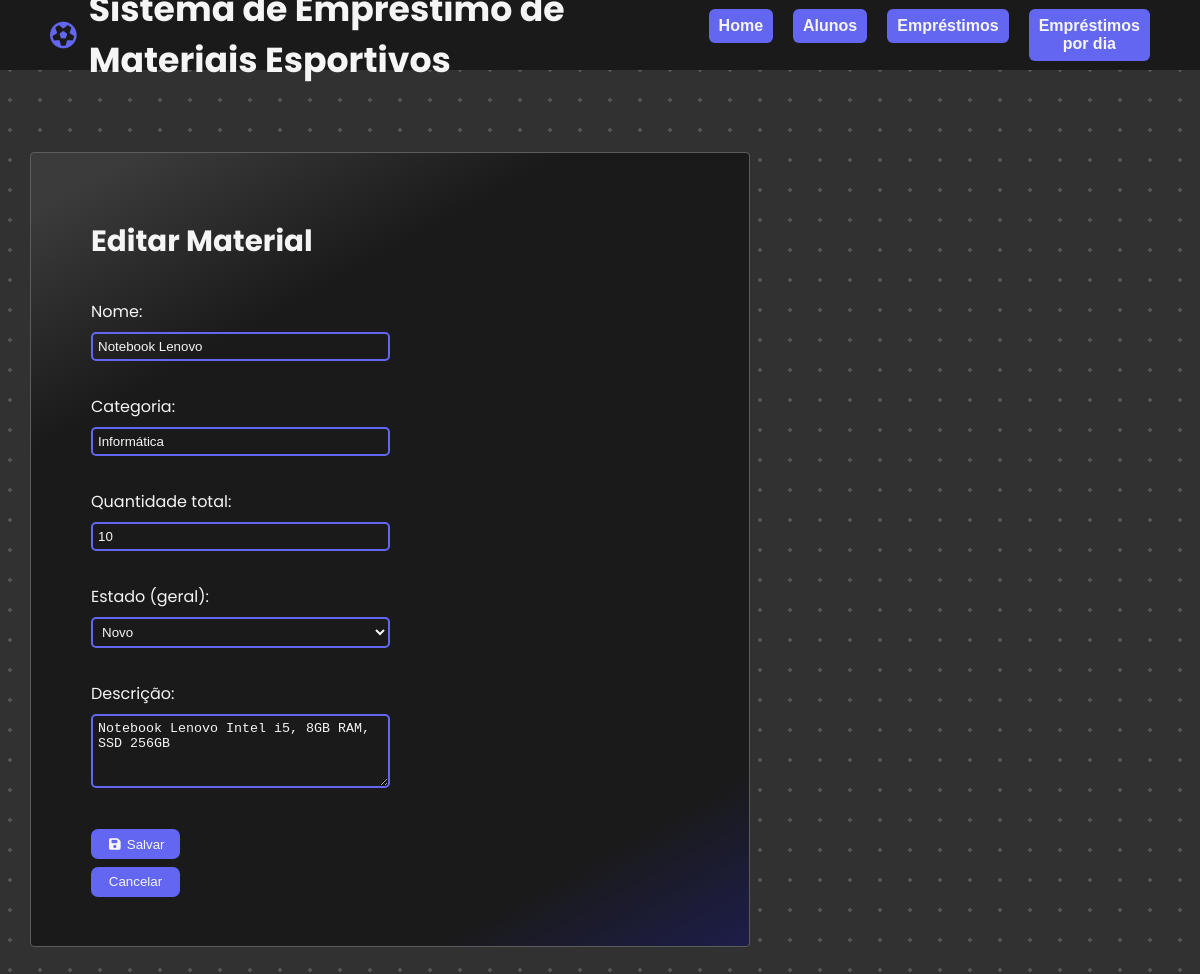
The app's page /public/index.php?entidade=material&acao=editar&id=1, older data.
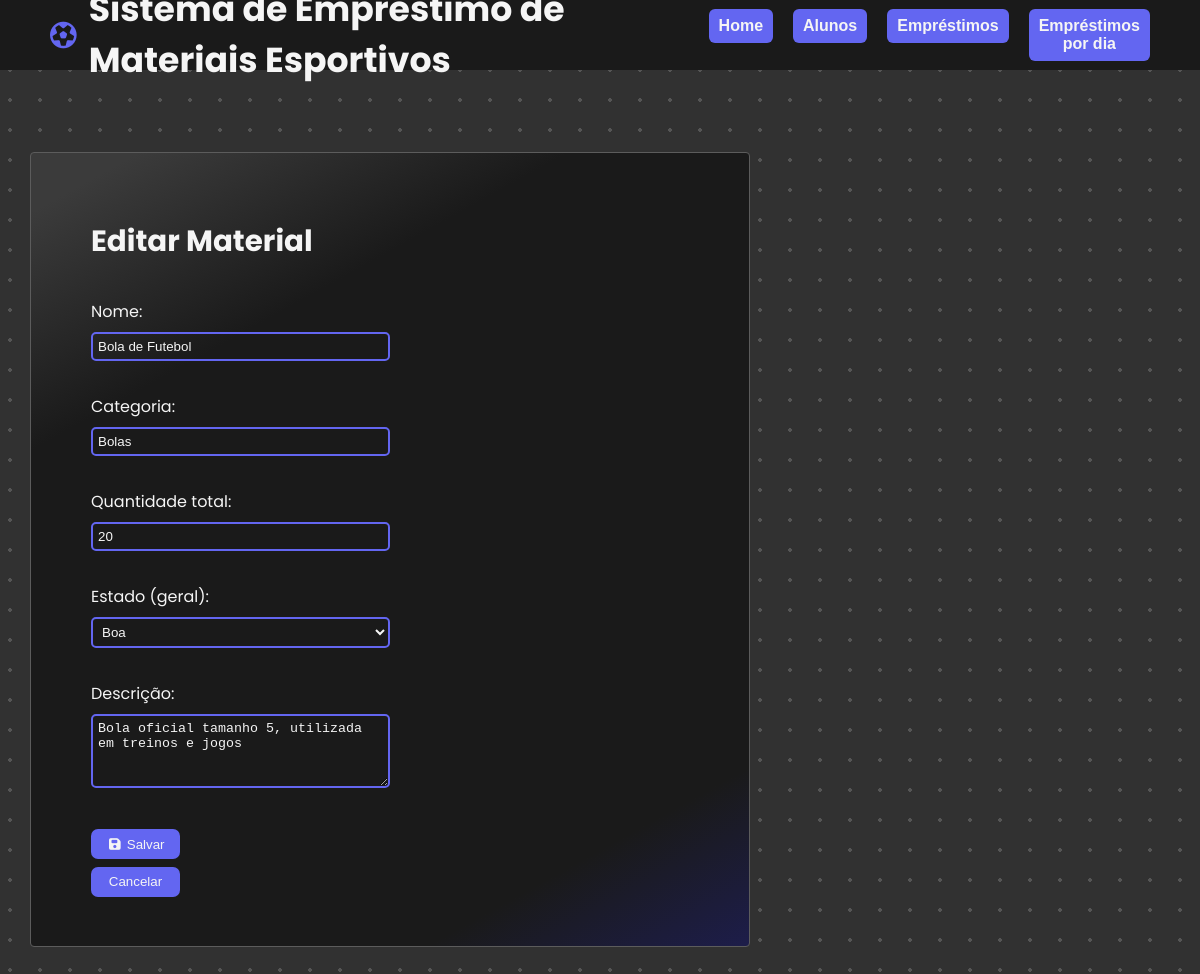
The same page, newer data.
### tables this page shows
CREATE TABLE Material (
  id_material INT PRIMARY KEY AUTO_INCREMENT,
  nome VARCHAR(100),
  categoria VARCHAR(50),
  quantidade_total INT,
  quantidade_disp INT,
  estado VARCHAR(20),
  descricao varchar(200)
);

### config/db.php (called while the page is built, shortened)
<?php
function getPDO() {
  $host = '127.0.0.1';
  $db   = 'reservamateriais';
  $user = 'root';
  $pass = '';
  $dsn  = "mysql:host=$host;dbname=$db;charset=utf8";
  try {
    $pdo = new PDO($dsn, $user, $pass);
    $pdo->setAttribute(PDO::ATTR_ERRMODE, PDO::ERRMODE_EXCEPTION);
    $pdo->setAttribute(PDO::ATTR_DEFAULT_FETCH_MODE, PDO::FETCH_ASSOC);
    return $pdo;
  } catch (PDOException $e) {
    die('Erro de conexão: ' . $e->getMessage());
  }
}
function h($s) {
  return htmlspecialchars($s ?? '', ENT_QUOTES, 'UTF-8');
}

### src/dao/materialDAO.php (called while the page is built, shortened)
<?php
require_once __DIR__ . '/../../config/db.php';
class MaterialDAO {
  private $pdo;
  public function __construct() { $this->pdo = getPDO(); }
  public function buscarPorId($id) {
    $stmt = $this->pdo->prepare("SELECT id_material, nome, categoria, quantidade_total, quantidade_disp, estado, descricao
                                 FROM Material WHERE id_material = ?");
    $stmt->execute(array($id));
    return $stmt->fetch();
  }
}

### src/controller/material_editar.php (the view, shortened to what this page needs)
<!DOCTYPE html>
<html lang="pt-br">
<head>
    <link rel="stylesheet" href="assets/style.css">
    <link rel="stylesheet" href="https://cdnjs.cloudflare.com/ajax/libs/font-awesome/7.0.1/css/all.min.css"
 />
</head>
<body>
    <header>
        <div>
            <i class="fa-regular fa-futbol"></i>
            <h1>Sistema de Empréstimo de Materiais Esportivos</h1>
        </div>
        <div>
           <a href="?entidade=home&acao=index"><button type="button">Home</button></a>
            <a href="?entidade=aluno&acao=listar"><button type="button">Alunos</button></a>
            <a href="?entidade=emprestimo&acao=listar"><button type="button">Empréstimos</button></a>
            <a href="?entidade=emprestimo&acao=por_dia"><button type="button">Empréstimos por dia</button></a>
        </div>
    </header>
    <section id="corpo">
        <main>
            <?php
            require_once __DIR__ . '/../dao/MaterialDAO.php';
            $dao = new MaterialDAO();
            $id = isset($_GET['id']) ? $_GET['id'] : '';
            $material = $dao->buscarPorId($id);
            echo '<h2>Editar Material</h2>';
            echo '<form method="post">';
            echo 'Nome: <input type="text" name="nome" value="' . h($material['nome']) . '"><br>';
            echo 'Categoria: <input type="text" name="categoria" value="' . h($material['categoria']) . '"><br>';
            echo 'Quantidade total: <input type="number" name="quantidade_total" min="0" value="' . h($material['quantidade_total']) . '"><br>';
            $selNovo = $material['estado'] === 'Novo' ? ' selected' : '';
            $selBoa = $material['estado'] === 'Boa' ? ' selected' : '';
            $selRuim = $material['estado'] === 'Ruim' ? ' selected' : '';
            $selQueb = $material['estado'] === 'Quebrado' ? ' selected' : '';
            echo 'Estado (geral): <select name="estado">'
                . '<option value="Novo"' . $selNovo . '>Novo</option>'
                . '<option value="Boa"' . $selBoa . '>Boa</option>'
                . '<option value="Ruim"' . $selRuim . '>Ruim</option>'
                . '<option value="Quebrado"' . $selQueb . '>Quebrado</option>'
                . '</select><br>';
            echo 'Descrição:<br><textarea name="descricao" rows="4" cols="50">' . h($material['descricao'] ?? '') . '</textarea><br>';
            echo '<button type="submit"><i class="fa-solid fa-floppy-disk"></i> Salvar</button> ';
            echo '<a href="?entidade=material&acao=listar"><button type="button" class="formButton">Cancelar</button></a>';
            echo '</form>';
            ?>
        </main>
    </section>
</body>
</html>

Row changes from the older to the newer data that the page shows:
changed material: nome "Notebook Lenovo" → "Bola de Futebol"; categoria "Informática" → "Bolas"; quantidade_total "10" → "20"; descricao "Notebook Lenovo Intel i5, 8GB RAM, SSD 256GB" → "Bola oficial tamanho 5, utilizada em treinos e jogos"
Text that changed along with them:
form field estado: "Novo" → "Boa"
